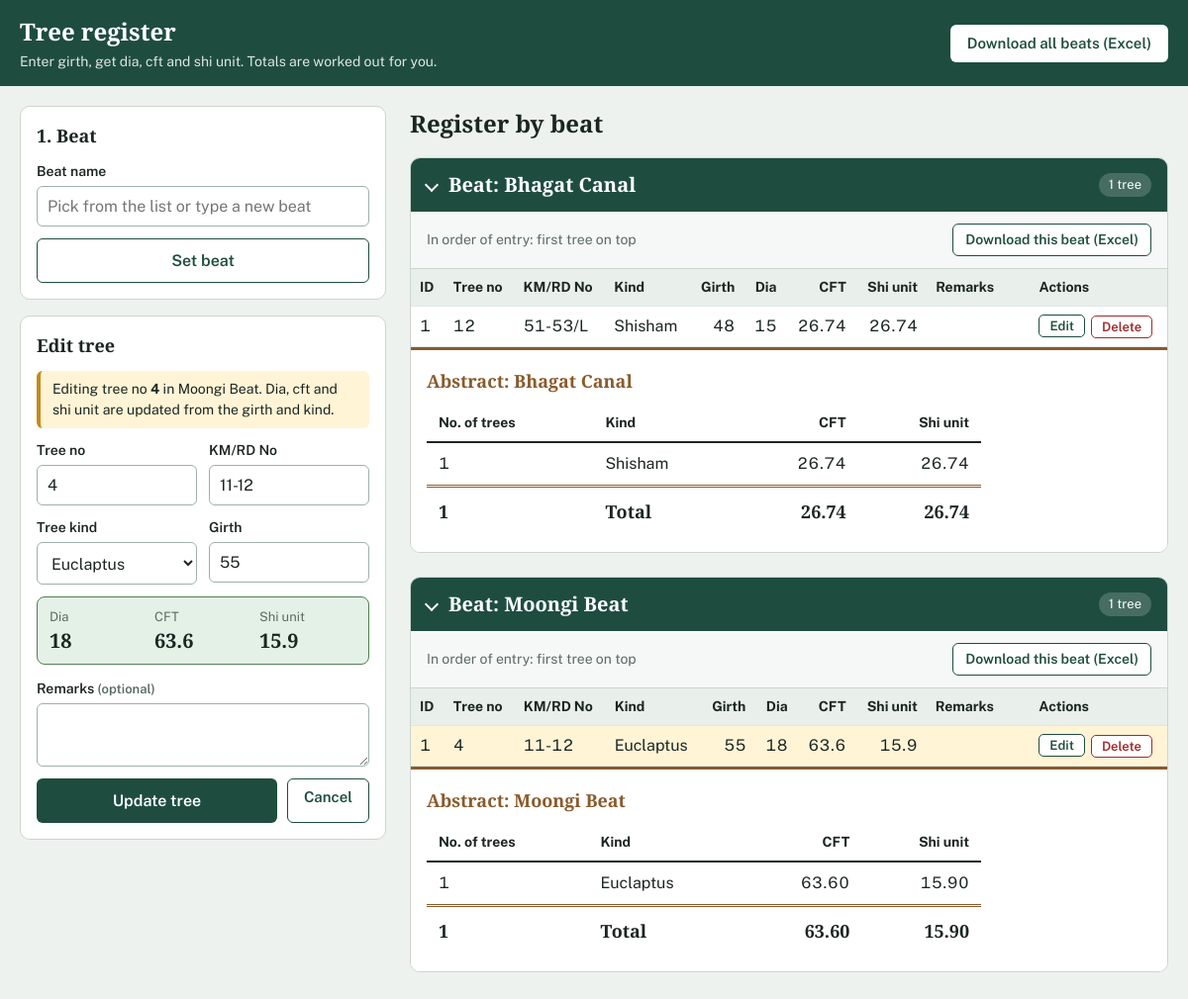
Page /?edit=1&beat=3 on the committed database.
### tables this page shows
CREATE TABLE beat_3_moongi_beat (
	id INTEGER NOT NULL, 
	tree_no VARCHAR(50) NOT NULL, 
	km_burji_no VARCHAR(50) NOT NULL, 
	kind_tree VARCHAR(100) NOT NULL, 
	girth INTEGER NOT NULL, 
	dia INTEGER, 
	cft FLOAT, 
	shi_unit FLOAT, 
	remarks VARCHAR(255), 
	PRIMARY KEY (id), 
	CONSTRAINT uq_beat_3_moongi_beat UNIQUE (km_burji_no, tree_no)
);

CREATE TABLE beat_6_bhagat_canal (
	id INTEGER NOT NULL, 
	tree_no VARCHAR(50) NOT NULL, 
	km_burji_no VARCHAR(50) NOT NULL, 
	kind_tree VARCHAR(100) NOT NULL, 
	girth INTEGER NOT NULL, 
	dia INTEGER, 
	cft FLOAT, 
	shi_unit FLOAT, 
	remarks VARCHAR(255), 
	PRIMARY KEY (id), 
	CONSTRAINT uq_beat_6_bhagat_canal UNIQUE (km_burji_no, tree_no)
);

### app.py (models this page shows)
class Beat(db.Model):
    __tablename__ = "beats"
    id = db.Column(db.Integer, primary_key=True)
    name = db.Column(db.String(100), nullable=False, unique=True)
    table_name = db.Column(db.String(80), nullable=False, unique=True)

### app.py (the view, shortened to what this page needs)
@app.route("/", methods=["GET", "POST"])
def index():
    current_beat = session.get("beat_name")
    edit_tree = edit_beat = None
    edit_id = request.args.get("edit", type=int)
    beat_id = request.args.get("beat", type=int)
    if edit_id and beat_id:
        edit_beat = db.session.get(Beat, beat_id)
        if edit_beat:
            edit_tree = db.session.get(tree_model(edit_beat.table_name), edit_id)
        if edit_tree is None:
            flash("That tree no longer exists.", "error")
            return redirect(url_for("index"))
    return render_index(
        form=edit_tree.to_dict() if edit_tree else {}, edit_tree=edit_tree, edit_beat=edit_beat
    )

### app.py (called while the page is built)
def get_beat_options():
    names = set(BEATS) | {name for (name,) in db.session.query(Beat.name).all()}
    return sorted(names, key=str.lower)

def _new_abstract():
    return {"rows": {}, "trees": 0, "cft": 0.0, "shi_unit": 0.0}

def _add_to_abstract(a, kind, trees, cft, shi_unit):
    row = a["rows"].setdefault(kind, {"kind": kind, "trees": 0, "cft": 0.0, "shi_unit": 0.0})
    row["trees"] += trees
    row["cft"] += cft
    row["shi_unit"] += shi_unit
    a["trees"] += trees
    a["cft"] += cft
    a["shi_unit"] += shi_unit

def _finish_abstract(a):
    rows = sorted(a["rows"].values(), key=lambda r: r["kind"])
    for r in rows:
        r["cft"] = round(r["cft"], 3)
        r["shi_unit"] = round(r["shi_unit"], 3)
    return {
        "rows": rows,
        "trees": a["trees"],
        "cft": round(a["cft"], 3),
        "shi_unit": round(a["shi_unit"], 3),
    }

def get_abstracts(only_beat=None):
    beats = Beat.query.filter_by(name=only_beat).all() if only_beat else Beat.query.all()
    per_beat, grand = {}, _new_abstract()
    for beat in beats:
        Tree = tree_model(beat.table_name)
        rows = db.session.query(
            Tree.kind_tree,
            func.count(Tree.id),
            func.coalesce(func.sum(Tree.cft), 0),
            func.coalesce(func.sum(Tree.shi_unit), 0),
        ).group_by(Tree.kind_tree).all()
        if not rows:
            continue
        a = _new_abstract()
        for kind, trees, cft, shi_unit in rows:
            _add_to_abstract(a, kind, trees, float(cft), float(shi_unit))
            _add_to_abstract(grand, kind, trees, float(cft), float(shi_unit))
        per_beat[beat.name] = _finish_abstract(a)
    return per_beat, _finish_abstract(grand)

### templates/index.html (shortened to what this page needs)
<!DOCTYPE html>
<html lang="en">
<head>
</head>
<body>
  <header class="topbar">
    <div class="topbar-inner">
      <div>
        <h1>Tree register</h1>
        <p>Enter girth, get dia, cft and shi unit. Totals are worked out for you.</p>
      </div>
      <a class="btn btn-light" href="{{ url_for('download_excel') }}">Download all beats (Excel)</a>
    </div>
  </header>
  <main class="layout">
    <aside class="entry">
      <section class="card">
        <h2>1. Beat</h2>
        <form method="GET" action="{{ url_for('set_beat') }}">
          <div class="field">
            <label for="beat_name">{{ 'Switch to another beat' if current_beat else 'Beat name' }}</label>
            <input type="text" id="beat_name" name="beat_name" list="beat-list" maxlength="100"
                   placeholder="Pick from the list or type a new beat" autocomplete="off" required>
          </div>
          <button type="submit" class="btn btn-outline btn-block">{{ 'Change beat' if current_beat else 'Set beat' }}</button>
        </form>
      </section>
      <section class="card">
        <h2 id="tree-card">{{ 'Edit tree' if edit_tree else '2. Tree details' }}</h2>
        {% if current_beat or edit_tree %}
        {% if edit_tree %}
          <div class="editing-note">Editing tree no <strong>{{ edit_tree.tree_no }}</strong> in {{ edit_beat.name }}. Dia, cft and shi unit are updated from the girth and kind.</div>
        {% endif %}
        <form method="POST" id="tree-form"{% if edit_tree %} action="{{ url_for('update_tree', beat_id=edit_beat.id, tree_id=edit_tree.id) }}"{% endif %}>
          <div class="two">
            <div class="field">
              <label for="tree_no">Tree no</label>
              <input type="text" id="tree_no" name="tree_no" maxlength="50" autofocus
                     value="{{ form.get('tree_no', '') }}" required>
            </div>
            <div class="field">
              <label for="km_burji_no">KM/RD No</label>
              <input type="text" id="km_burji_no" name="km_burji_no" maxlength="50"
                     value="{{ form.get('km_burji_no', '') }}" required>
            </div>
          </div>
          <div class="two">
            <div class="field">
              <label for="kind_tree">Tree kind</label>
              <select id="kind_tree" name="kind_tree" required>
                {% for k in kinds %}
                  <option value="{{ k }}" {% if form.get('kind_tree') == k %}selected{% endif %}>{{ k|capitalize }}</option>
                {% endfor %}
              </select>
            </div>
            <div class="field">
              <label for="girth">Girth</label>
              <input type="number" id="girth" name="girth" min="1" inputmode="numeric"
                     value="{{ form.get('girth', '') }}" required>
            </div>
          </div>
          <div class="preview" id="preview" aria-live="polite">
          </div>
          <div class="field">
            <label for="remarks">Remarks <span class="hint">(optional)</span></label>
            <textarea id="remarks" name="remarks" maxlength="255">{{ form.get('remarks', '') or '' }}</textarea>
          </div>
          {% if edit_tree %}
          <div class="btn-row">
            <button type="submit" class="btn btn-primary btn-block">Update tree</button>
            <a class="btn btn-outline" href="{{ url_for('index') }}">Cancel</a>
          </div>
          {% else %}
          <button type="submit" class="btn btn-primary btn-block">Save tree</button>
          {% endif %}
        </form>
        {% else %}
          <p class="hint" style="margin:0;color:var(--muted)">Set a beat first. Every tree you save will be recorded under it.</p>
        {% endif %}
      </section>
    </aside>
    <section>
      <div class="register-head">
        <h2>Register by beat</h2>
      </div>
      {% for s in sections %}
      <details class="sheet" open>
        <summary>
          <h2>Beat: {{ s.beat }}</h2>
          <span class="tag">{{ s.abstract.trees }} tree{{ '' if s.abstract.trees == 1 else 's' }}</span>
        </summary>
        <div class="toolbar">
          <span>In order of entry: first tree on top</span>
          <a class="btn btn-outline" href="{{ url_for('download_excel', beat=s.beat) }}">Download this beat (Excel)</a>
        </div>
        <div class="scroll"{% if s.beat == current_beat %} id="current-scroll"{% endif %}>
          <table class="entries">
            <thead>
              <tr>
                <th>ID</th><th>Tree no</th><th>KM/RD No</th><th>Kind</th>
                <th class="num">Girth</th><th class="num">Dia</th><th class="num">CFT</th><th class="num">Shi unit</th><th>Remarks</th><th>Actions</th>
              </tr>
            </thead>
            <tbody>
              {% for t in s.trees %}
              <tr{% if edit_tree and edit_beat and edit_beat.id == s.id and edit_tree.id == t.id %} class="editing"{% endif %}>
                <td>{{ t.id }}</td>
                <td>{{ t.tree_no }}</td>
                <td>{{ t.km_burji_no }}</td>
                <td>{{ t.kind_tree|capitalize }}</td>
                <td class="num">{{ t.girth }}</td>
                <td class="num">{{ t.dia }}</td>
                <td class="num">{{ t.cft }}</td>
                <td class="num">{{ t.shi_unit }}</td>
                <td class="remarks">{{ t.remarks or '' }}</td>
                <td>
                  <div class="actions">
                    <a class="mini" href="{{ url_for('index', edit=t.id, beat=s.id) }}#tree-card">Edit</a>
                    <form method="POST" action="{{ url_for('delete_tree', beat_id=s.id, tree_id=t.id) }}"
                          data-confirm="Delete tree no {{ t.tree_no }} ({{ t.kind_tree|capitalize }}, km / RD / burji no {{ t.km_burji_no }})? This cannot be undone.">
                      <button type="submit" class="mini danger">Delete</button>
                    </form>
                  </div>
                </td>
              </tr>
              {% endfor %}
            </tbody>
          </table>
        </div>
        <div class="abstract">
          <h3>Abstract: {{ s.beat }}</h3>
          <table class="ledger">
            <thead>
              <tr><th>No. of trees</th><th>Kind</th><th class="num">CFT</th><th class="num">Shi unit</th></tr>
            </thead>
            <tbody>
              {% for r in s.abstract.rows %}
              <tr>
                <td>{{ r.trees }}</td>
                <td>{{ r.kind|capitalize }}</td>
                <td class="num">{{ '%.2f'|format(r.cft) }}</td>
                <td class="num">{{ '%.2f'|format(r.shi_unit) }}</td>
              </tr>
              {% endfor %}
            </tbody>
            <tfoot>
              <tr>
                <td>{{ s.abstract.trees }}</td>
                <td>Total</td>
                <td class="num">{{ '%.2f'|format(s.abstract.cft) }}</td>
                <td class="num">{{ '%.2f'|format(s.abstract.shi_unit) }}</td>
              </tr>
            </tfoot>
          </table>
        </div>
      </details>
      {% else %}
      <div class="empty">
        <strong>No trees recorded yet</strong>
        Set a beat, then add the first tree. The register and its abstract will appear here.
      </div>
      {% endfor %}
      </section>
  </main>
</body>
</html>

### rows in the picture
beat_3_moongi_beat: tree_no "4", km_burji_no "11-12", kind_tree "Euclaptus", id "1", girth "55", dia "18", cft "63.6", shi_unit "15.9", trees "1", kind "Euclaptus", cft "63.60", shi_unit "15.90"
Beat: name "Moongi Beat", beat "Moongi Beat", abstract.trees "1", abstract.cft "63.60", abstract.shi_unit "15.90"
Beat: beat "Bhagat Canal", abstract.trees "1", abstract.cft "26.74", abstract.shi_unit "26.74"
beat_6_bhagat_canal: id "1", tree_no "12", km_burji_no "51-53/L", kind_tree "Shisham", girth "48", dia "15", cft "26.74", shi_unit "26.74", trees "1", kind "Shisham"

### other values in the picture
{{ 'Switch to another beat' if current_beat else 'Beat name' }} "Beat name"
{{ 'Change beat' if current_beat else 'Set beat' }} "Set beat"
{{ 'Edit tree' if edit_tree else '2. Tree details' }} "Edit tree"
